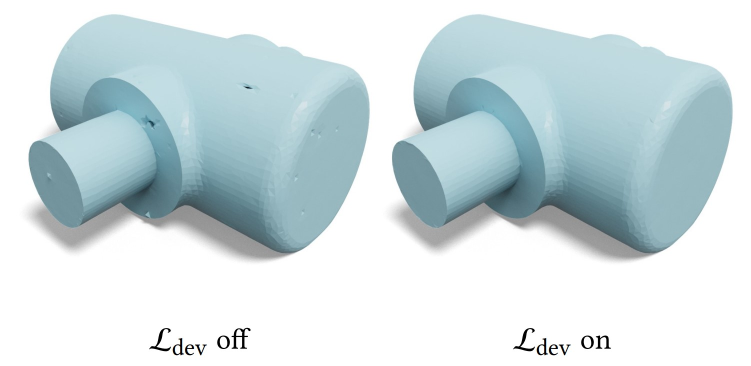
#> input picture decomvoxel/model/TRELLIS/trellis/representations/mesh/flexicubes/images/ablate_L_dev.jpg, 1502 x 731 px (shown at 1/2 size); its folder holds only this picture in this run
$ python cond_image_refine.py --input ../model/TRELLIS/trellis/representations/mesh/flexicubes/images/ablate_L_dev.jpg
#> lines starting #> are read from the running program, lines starting #| are printed output that depends on the picture; after the words box and inside, x2 and y2 are one past the last pixel; in counts of white or black regions, pixels touching at a corner belong together
#> in refine_cond_image, img is the input picture: PIL image 1502x731 RGB; mean R, G, B 208.2, 221.8, 225.2
### decomvoxel/pipeline/cond_image_generate.py
import os
import sys
import glob
import shutil

import numpy as np
from PIL import Image

PROJECT_ROOT = os.path.dirname(os.path.dirname(os.path.dirname(os.path.abspath(__file__))))
if PROJECT_ROOT not in sys.path:
    sys.path.insert(0, PROJECT_ROOT)


# [107 lines left out: functions _normalize_img_model, _get_image_model_caller, select_cond_img, not called in this run]


def pad_and_recenter_cond_img(
    img: Image.Image,
    white_threshold: int = 20,
    target_ratio: float = 0.40, # 0.50
    output_size: int = None,
) -> Image.Image:
    """
    Recenter and rescale the non-white content of a conditioning image so that
    its max bounding-box extent equals *target_ratio* of the output image size,
    then replace all near-white pixels with pure white (255).
    """
#> called with white_threshold = 20, target_ratio = 0.4
    arr = np.array(img.convert("RGB"))  # (H, W, 3)
    if output_size is None:
        output_size = max(arr.shape[0], arr.shape[1])
#> output_size = 1502

    # --- 1. Identify non-white (foreground) pixels -------------------------
    white_lo = 255 - white_threshold  # e.g. 235
    fg_mask = np.any(arr < white_lo, axis=-1)  # True = foreground
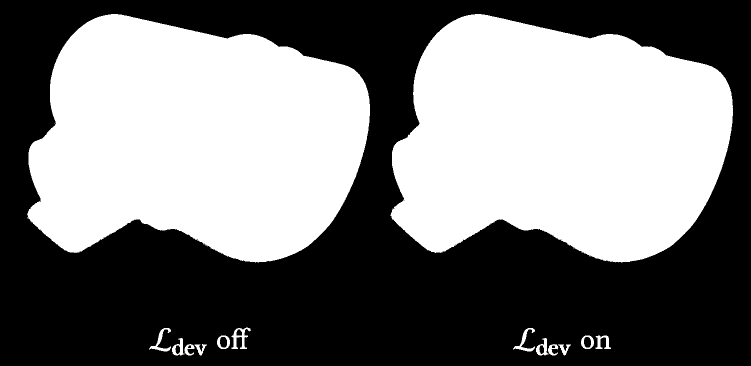
#> fg_mask: shape (731, 1502) bool (shown at 1/2 size); 47.5% white; 16 white regions (2 under 20 px), largest, box (x1, y1, x2, y2) and area: (54, 28, 740, 525) 258890, (781, 28, 1466, 525) 258497, (463, 655, 502, 698) 658

    # --- 2. Sample background colour from the outermost border ring --------
    H, W = arr.shape[:2]
#> H = 731; W = 1502
    border_mask = np.zeros((H, W), dtype=bool)
    border_mask[0, :] = True
    border_mask[-1, :] = True
    border_mask[:, 0] = True
    border_mask[:, -1] = True
    # Keep only pixels that are "white" (near-background) in the border
    bg_border_mask = border_mask & ~fg_mask
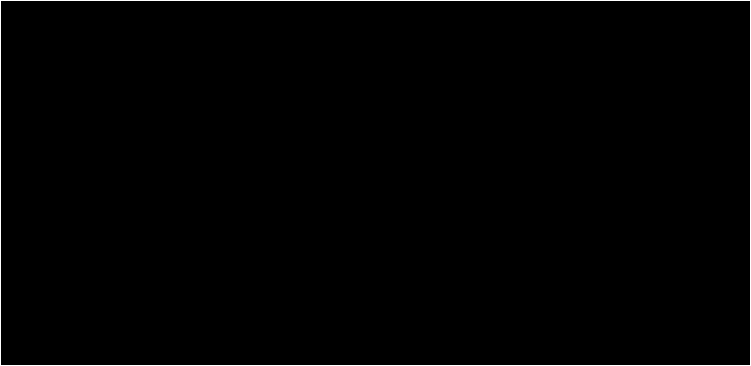
#> bg_border_mask: shape (731, 1502) bool (shown at 1/2 size); 0.41% white in thin lines or dots
    if bg_border_mask.any():
        border_pixels = arr[bg_border_mask]  # (N, 3)
        # Pack each RGB triplet into a single uint32 for fast mode computation
        packed = (border_pixels[:, 0].astype(np.uint32) << 16
                  | border_pixels[:, 1].astype(np.uint32) << 8
                  | border_pixels[:, 2].astype(np.uint32))
#> packed = 4462 values from 16777215 to 16777215
        unique, counts = np.unique(packed, return_counts=True)
#> unique = [16777215]; counts = [4462]
        mode_packed = unique[counts.argmax()]
#> mode_packed = 16777215
        bg_color = np.array([
            (mode_packed >> 16) & 0xFF,
            (mode_packed >> 8) & 0xFF,
            mode_packed & 0xFF,
        ], dtype=np.uint8)
#> bg_color = [255, 255, 255]
    else:
        bg_color = np.array([255, 255, 255], dtype=np.uint8)

    if not fg_mask.any():
        canvas = np.broadcast_to(bg_color, (output_size, output_size, 3)).copy()
        return Image.fromarray(canvas)

    # --- 3. Bounding box of foreground -------------------------------------
    ys, xs = np.where(fg_mask)
    y_min, y_max = int(ys.min()), int(ys.max())
#> y_min = 28; y_max = 710
    x_min, x_max = int(xs.min()), int(xs.max())
#> x_min = 54; x_max = 1465
    bbox_h = y_max - y_min + 1
#> bbox_h = 683
    bbox_w = x_max - x_min + 1
#> bbox_w = 1412
    max_extent = max(bbox_h, bbox_w)
#> max_extent = 1412

    # --- 4. Crop to bbox ---------------------------------------------------
    crop = arr[y_min:y_max + 1, x_min:x_max + 1]  # (bbox_h, bbox_w, 3)
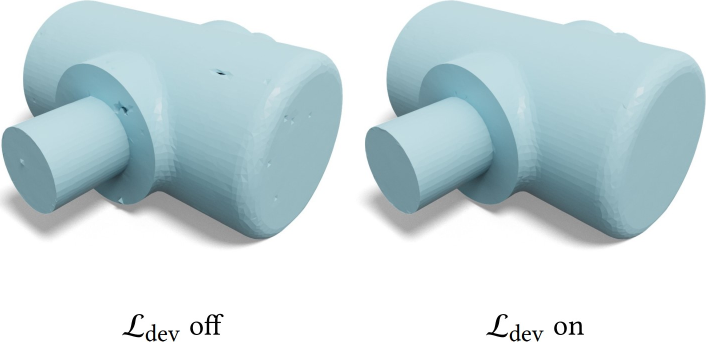
#> crop: shape (683, 1412, 3) (shown at 1/2 size); mean R, G, B 201.7, 217.3, 221

    # --- 5. Rescale so that max_extent → target_ratio * output_size --------
    desired_extent = int(round(target_ratio * output_size))
#> desired_extent = 601
    scale = desired_extent / max_extent
#> scale = 0.426
    new_h = max(1, int(round(bbox_h * scale)))
#> new_h = 291
    new_w = max(1, int(round(bbox_w * scale)))
#> new_w = 601
    crop_pil = Image.fromarray(crop).resize((new_w, new_h), Image.LANCZOS)
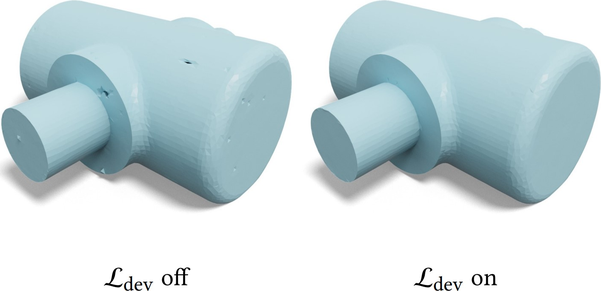
#> crop_pil: PIL image 601x291 RGB; mean R, G, B 201.7, 217.2, 221
    crop_arr = np.array(crop_pil)

    # --- 6. Paste centred onto a background-coloured canvas ----------------
    canvas = np.full((output_size, output_size, 3), bg_color, dtype=np.uint8)
#> canvas: shape (1502, 1502, 3); every value is 255
    paste_y = (output_size - new_h) // 2
#> paste_y = 605
    paste_x = (output_size - new_w) // 2
#> paste_x = 450
    canvas[paste_y:paste_y + new_h, paste_x:paste_x + new_w] = crop_arr
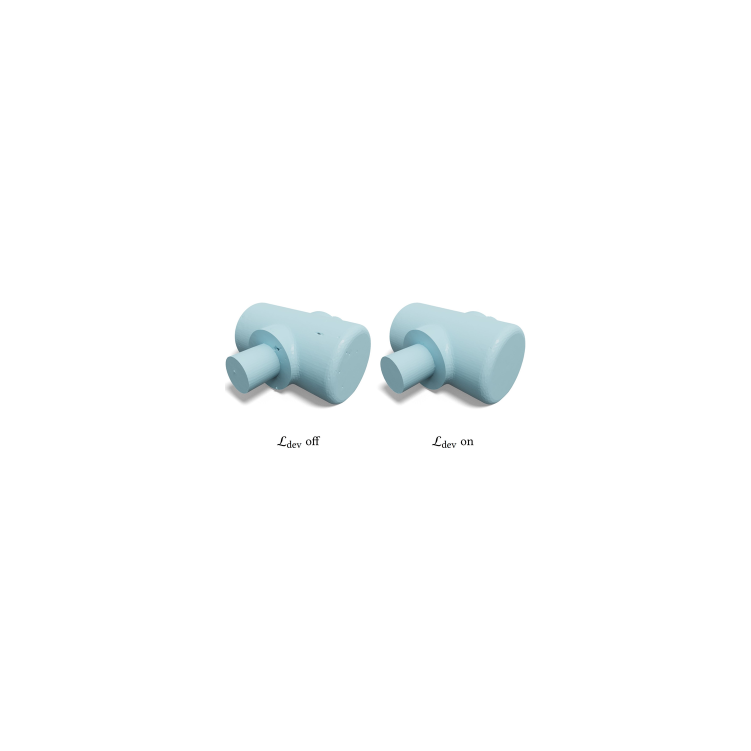
#> canvas: shape (1502, 1502, 3) (shown at 1/2 size); mean of channels 0, 1, 2 250.9, 252.1, 252.4; drawn as R, G, B

    # --- 7. Replace near-white pixels (all channels >= 252) with pure white --
    # near_white = np.all(canvas >= 252, axis=-1)
    # canvas[near_white] = 255

    # --- 8. Increase overall brightness by 5 --------------------------------
    canvas = np.clip(canvas.astype(np.int16) + 5, 0, 255).astype(np.uint8)

    return Image.fromarray(canvas)


# [361 lines left out: functions generate_cond_img, select_cond_img_avo, generate_cond_img_avo, generate_cond_img_avo_para, not called in this run]


# [40 lines that do not run on import are left out]

### decomvoxel/utils/cond_image_refine.py
"""
decomvoxel/utils/cond_image_refine.py

Standalone utility: whiten background + recenter/pad a single conditioning image.
Processing logic is identical to `pad_and_recenter_cond_img` in
decomvoxel/pipeline/cond_image_generate.py (imported directly to avoid duplication).

CLI usage:
    python decomvoxel/utils/cond_image_refine.py --input path/to/img.png --output path/to/out.png

    # Overwrite in-place:
    python decomvoxel/utils/cond_image_refine.py --input path/to/img.png

    # Batch: process every PNG in a directory:
    python decomvoxel/utils/cond_image_refine.py --input dir/ --output dir_refined/

Python API:
    from decomvoxel.utils.cond_image_refine import refine_cond_image
    refine_cond_image("in.png", "out.png")
"""

from __future__ import annotations

import argparse
import os
import sys

from PIL import Image

PROJECT_ROOT = os.path.dirname(os.path.dirname(os.path.dirname(os.path.abspath(__file__))))
if PROJECT_ROOT not in sys.path:
    sys.path.insert(0, PROJECT_ROOT)

from decomvoxel.pipeline.cond_image_generate import pad_and_recenter_cond_img


def refine_cond_image(
    input_path: str,
    output_path: str | None = None,
    white_threshold: int = 20,
    target_ratio: float = 0.40,
    output_size: int = None,
) -> str:
    """
    Load *input_path*, apply background-whitening + recentering/padding,
    and save the result to *output_path* (defaults to overwriting *input_path*).

    Returns the absolute path of the saved file.
    """
    if output_path is None:
        output_path = input_path

    img = Image.open(input_path)
    refined = pad_and_recenter_cond_img(
        img,
        white_threshold=white_threshold,
        target_ratio=target_ratio,
        output_size=output_size,
    )

    os.makedirs(os.path.dirname(os.path.abspath(output_path)), exist_ok=True)
    refined.save(output_path)
    return os.path.abspath(output_path)


def _process_dir(input_dir: str, output_dir: str, **kwargs) -> None:
    import glob
    png_files = sorted(glob.glob(os.path.join(input_dir, "*.png")))
    if not png_files:
        print(f"[cond_image_refine] No PNG files found in: {input_dir}")
        return
    os.makedirs(output_dir, exist_ok=True)
    for src in png_files:
        dst = os.path.join(output_dir, os.path.basename(src))
        out = refine_cond_image(src, dst, **kwargs)
        print(f"[cond_image_refine] {src} -> {out}")


if __name__ == "__main__":
    parser = argparse.ArgumentParser(
        description="Whiten background + recenter/pad a conditioning image."
    )
    parser.add_argument("--input", required=True,
                        help="Input image file (.png) or directory of PNGs.")
    parser.add_argument("--output", default=None,
                        help="Output file or directory (default: overwrite input).")
    parser.add_argument("--white_threshold", type=int, default=20,
                        help="Pixels with all channels >= (255 - white_threshold) are treated as background (default: 20).")
    parser.add_argument("--target_ratio", type=float, default=0.40,
                        help="Target object extent as a fraction of output image size (default: 0.40).")
    parser.add_argument("--output_size", type=int, default=None,
                        help="Output image size in pixels (default: max(H, W) of input).")
    args = parser.parse_args()

    kwargs = dict(
        white_threshold=args.white_threshold,
        target_ratio=args.target_ratio,
        output_size=args.output_size,
    )

    if os.path.isdir(args.input):
        output_dir = args.output if args.output else args.input
        _process_dir(args.input, output_dir, **kwargs)
    else:
        out = refine_cond_image(args.input, args.output, **kwargs)
        print(f"[cond_image_refine] Saved to: {out}")
